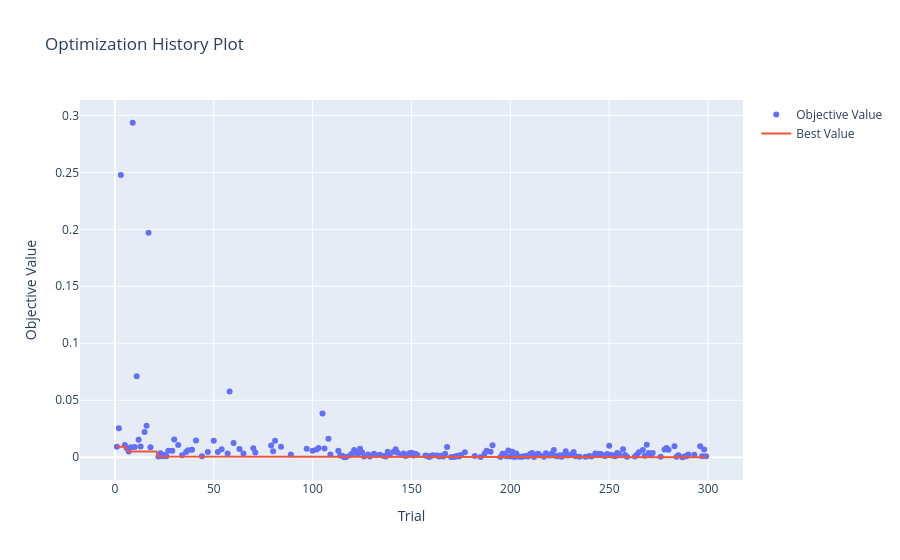
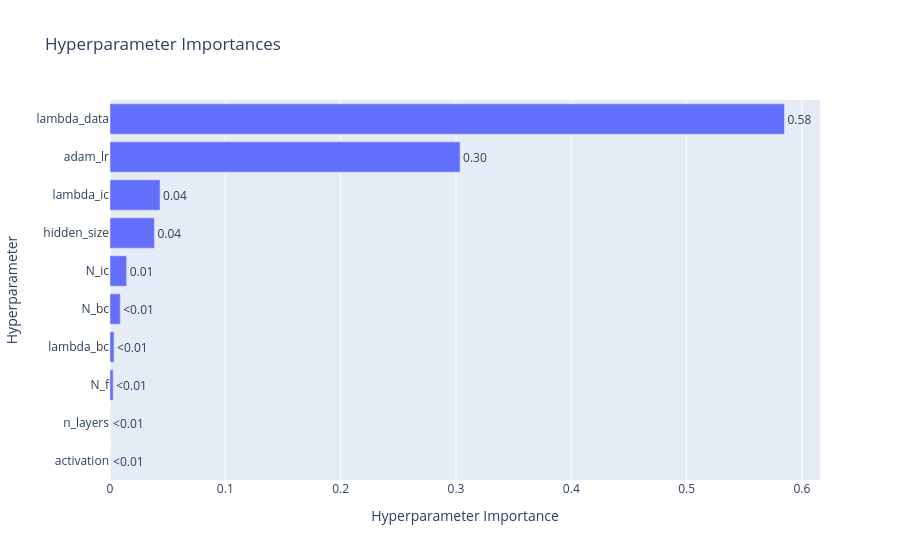

Notebook code for these charts, in order:
### Markdown cell above
**TODO:** Note anything different from the forward search worth calling out (the extra lambda_data term, the search/confirmation/final-evaluation split) before the 300-trial run below.

### Code cell
study = optuna.create_study(
    direction="minimize",
    study_name="inverse_pinn_hpo",
    storage="sqlite:///optuna_inverse.db",
    load_if_exists=True,
    pruner=optuna.pruners.MedianPruner(n_startup_trials=15, n_warmup_steps=800, interval_steps=200, n_min_trials=8),
    sampler=optuna.samplers.TPESampler(seed=42)
)

optuna_inverse_search_start = time.time()
study.optimize(
    objective_inverse,
    n_trials=300,
    show_progress_bar=True
)
optuna_inverse_search_time = time.time() - optuna_inverse_search_start

joblib.dump(study, 'inverse_hpo_study.pkl')

print(f"\nTotal Optuna inverse search time: {optuna_inverse_search_time:.2f}s")
print("\nBest trial:")
print(f"  alpha_error: {study.best_trial.value:.4e}")
print(f"  params: {study.best_trial.params}")

# Log-scale y-axis -- objective values span several orders of magnitude
# (early trials near 1, converged trials down near 1e-4), so a linear
# axis crowds nearly every trial against the best-value line and hides
# the actual spread. plot_optimization_history has no built-in log-scale
# option, so the returned plotly figure is updated directly.
opt_history_fig = vis.plot_optimization_history(study)
opt_history_fig.update_yaxes(type="log")
opt_history_fig.show()
vis.plot_param_importances(study).show()

### Figure 1 — Plotly figure (JSON) as saved in the notebook; plotly's stock layout.template omitted (floating-point values rounded to 4 significant figures; data arrays with more than 128 entries replaced by an {"elided": "..."} marker saying what was removed)
{"data": [{"mode": "markers", "name": "Objective Value", "type": "scatter", "x": {"elided": "195 int values"}, "y": {"elided": "195 float values"}}, {"mode": "lines", "name": "Best Value", "type": "scatter", "x": {"elided": "300 int values"}, "y": {"elided": "300 float values"}}, {"marker": {"color": "#cccccc"}, "mode": "markers", "name": "Infeasible Trial", "showlegend": false, "type": "scatter", "x": [], "y": []}], "layout": {"title": {"text": "Optimization History Plot"}, "xaxis": {"title": {"text": "Trial"}}, "yaxis": {"title": {"text": "Objective Value"}}}}

### Figure 2 — Plotly figure (JSON) as saved in the notebook; plotly's stock layout.template omitted (floating-point values rounded to 4 significant figures)
{"data": [{"cliponaxis": false, "hovertemplate": ["activation (CategoricalDistribution): 1.4361564874443621e-05<extra></extra>", "n_layers (CategoricalDistribution): 7.683115468248734e-05<extra></extra>", "N_f (CategoricalDistribution): 0.0027808740482398067<extra></extra>", "lambda_bc (FloatDistribution): 0.0035070284501560246<extra></extra>", "N_bc (CategoricalDistribution): 0.00887143585575593<extra></extra>", "N_ic (CategoricalDistribution): 0.014417959204583601<extra></extra>", "hidden_size (CategoricalDistribution): 0.038503172377855624<extra></extra>", "lambda_ic (FloatDistribution): 0.043398857828578524<extra></extra>", "adam_lr (FloatDistribution): 0.303549658307493<extra></extra>", "lambda_data (FloatDistribution): 0.5848798212077805<extra></extra>"], "name": "Objective Value", "orientation": "h", "text": ["<0.01", "<0.01", "<0.01", "<0.01", "<0.01", "0.01", "0.04", "0.04", "0.30", "0.58"], "textposition": "outside", "type": "bar", "x": [1.436e-05, 7.683e-05, 0.002781, 0.003507, 0.008871, 0.01442, 0.0385, 0.0434, 0.3035, 0.5849], "y": ["activation", "n_layers", "N_f", "lambda_bc", "N_bc", "N_ic", "hidden_size", "lambda_ic", "adam_lr", "lambda_data"]}], "layout": {"title": {"text": "Hyperparameter Importances"}, "xaxis": {"title": {"text": "Hyperparameter Importance"}}, "yaxis": {"title": {"text": "Hyperparameter"}}}}
